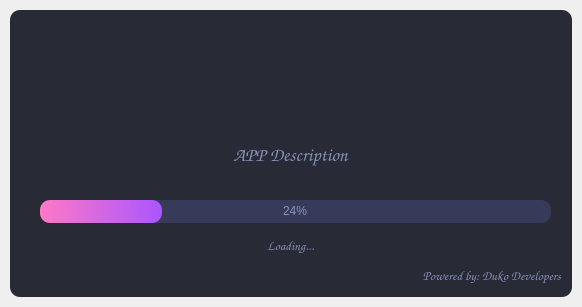
<?xml version="1.0" encoding="UTF-8"?>
<ui version="4.0">
 <class>MainWindow</class>
 <widget class="QMainWindow" name="MainWindow">
  <property name="geometry">
   <rect>
    <x>0</x>
    <y>0</y>
    <width>582</width>
    <height>307</height>
   </rect>
  </property>
  <property name="windowTitle">
   <string>MainWindow</string>
  </property>
  <widget class="QWidget" name="splashScreen">
   <layout class="QVBoxLayout" name="verticalLayout">
    <property name="spacing">
     <number>0</number>
    </property>
    <property name="leftMargin">
     <number>10</number>
    </property>
    <property name="topMargin">
     <number>10</number>
    </property>
    <property name="rightMargin">
     <number>10</number>
    </property>
    <property name="bottomMargin">
     <number>10</number>
    </property>
    <item>
     <widget class="QFrame" name="frame">
      <property name="styleSheet">
       <string notr="true">QFrame{
	border-radius: 10px;
	background-color: #282a36;
}</string>
      </property>
      <property name="frameShape">
       <enum>QFrame::NoFrame</enum>
      </property>
      <property name="frameShadow">
       <enum>QFrame::Raised</enum>
      </property>
      <widget class="QLabel" name="logo">
       <property name="geometry">
        <rect>
         <x>70</x>
         <y>-10</y>
         <width>441</width>
         <height>161</height>
        </rect>
       </property>
       <property name="styleSheet">
        <string notr="true">
image:url(:/images/Logo_pink.png);
</string>
       </property>
       <property name="text">
        <string/>
       </property>
       <property name="alignment">
        <set>Qt::AlignCenter</set>
       </property>
      </widget>
      <widget class="QLabel" name="label_desc">
       <property name="geometry">
        <rect>
         <x>0</x>
         <y>130</y>
         <width>561</width>
         <height>31</height>
        </rect>
       </property>
       <property name="font">
        <font>
         <family>Comic Sans MS</family>
         <pointsize>14</pointsize>
        </font>
       </property>
       <property name="styleSheet">
        <string notr="true">color:#8891b9</string>
       </property>
       <property name="text">
        <string>&lt;b&gt;APP &lt;/b&gt;Description</string>
       </property>
       <property name="alignment">
        <set>Qt::AlignCenter</set>
       </property>
      </widget>
      <widget class="QProgressBar" name="progressBar">
       <property name="geometry">
        <rect>
         <x>30</x>
         <y>190</y>
         <width>511</width>
         <height>23</height>
        </rect>
       </property>
       <property name="styleSheet">
        <string notr="true">QProgressBar{
	background-color:#383a59;
	color:#8891b9;
	border-style:none;
	border-radius: 10px;
	text-align: center;
}

QProgressBar::chunk{
	border-radius:10px;
	background-color:qlineargradient(spread:pad, x1:0, y1:0.471091, x2:1, y2:0.466, stop:0 rgba(255, 121, 198, 255), stop:1 rgba(170, 85, 255, 255))
}</string>
       </property>
       <property name="value">
        <number>24</number>
       </property>
       <property name="alignment">
        <set>Qt::AlignCenter</set>
       </property>
      </widget>
      <widget class="QLabel" name="label_3">
       <property name="geometry">
        <rect>
         <x>0</x>
         <y>220</y>
         <width>561</width>
         <height>31</height>
        </rect>
       </property>
       <property name="font">
        <font>
         <family>Comic Sans MS</family>
         <pointsize>14</pointsize>
        </font>
       </property>
       <property name="styleSheet">
        <string notr="true">color:#8891b9</string>
       </property>
       <property name="text">
        <string>&lt;html&gt;&lt;head/&gt;&lt;body&gt;&lt;p&gt;&lt;span style=&quot; font-size:10pt;&quot;&gt;Loading...&lt;/span&gt;&lt;/p&gt;&lt;/body&gt;&lt;/html&gt;</string>
       </property>
       <property name="alignment">
        <set>Qt::AlignCenter</set>
       </property>
      </widget>
      <widget class="QLabel" name="label_4">
       <property name="geometry">
        <rect>
         <x>0</x>
         <y>250</y>
         <width>551</width>
         <height>31</height>
        </rect>
       </property>
       <property name="font">
        <font>
         <family>Comic Sans MS</family>
         <pointsize>14</pointsize>
        </font>
       </property>
       <property name="styleSheet">
        <string notr="true">color:#8891b9</string>
       </property>
       <property name="text">
        <string>&lt;html&gt;&lt;head/&gt;&lt;body&gt;&lt;p&gt;&lt;span style=&quot; font-size:10pt; font-weight:600;&quot;&gt;Powered by:&lt;/span&gt;&lt;span style=&quot; font-size:10pt;&quot;&gt; Duko Developers&lt;/span&gt;&lt;/p&gt;&lt;/body&gt;&lt;/html&gt;</string>
       </property>
       <property name="alignment">
        <set>Qt::AlignRight|Qt::AlignTrailing|Qt::AlignVCenter</set>
       </property>
      </widget>
     </widget>
    </item>
   </layout>
  </widget>
 </widget>
 <resources>
  <include location="res.qrc"/>
 </resources>
 <connections/>
</ui>
